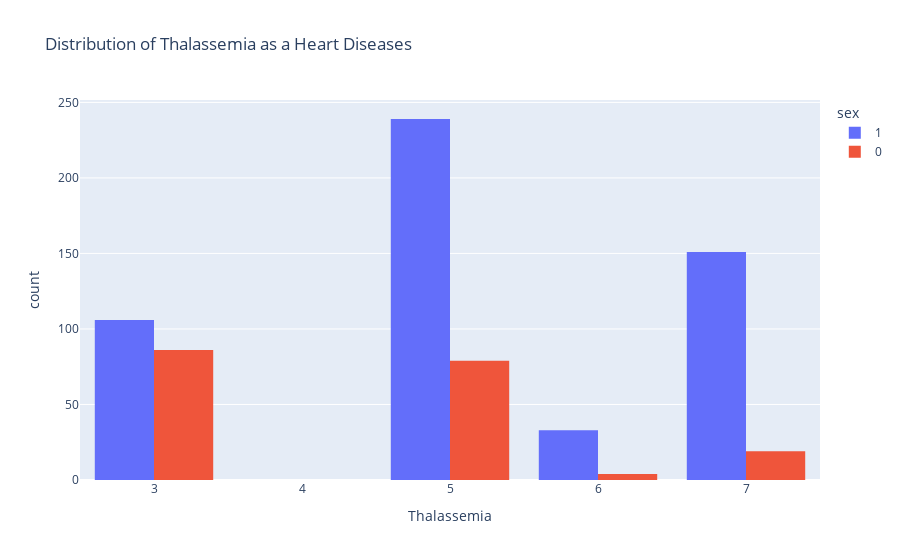

This figure's notebook cell:
### Markdown cell above
### 9_2) Shows the Distribution of Heart Diseases with respect to Male and Female Gender

### Code cell
fig=px.histogram(Main_dataSet, 
                 x="Thalassemia",
                 color="sex",
                 hover_data=Main_dataSet.columns,
                 title="Distribution of Thalassemia as a Heart Diseases",
                 barmode="group")
fig.show()

### Figure 1 — Plotly figure (JSON) as saved in the notebook; plotly's stock layout.template omitted (floating-point values rounded to 4 significant figures; data arrays with more than 128 entries replaced by an {"elided": "..."} marker saying what was removed)
{"data": [{"alignmentgroup": "True", "bingroup": "x", "hovertemplate": "sex=1<br>Thalassemia=%{x}<br>count=%{y}<extra></extra>", "legendgroup": "1", "marker": {"color": "#636efa", "pattern": {"shape": ""}}, "name": "1", "offsetgroup": "1", "orientation": "v", "showlegend": true, "type": "histogram", "x": {"elided": "529 int values"}, "xaxis": "x", "yaxis": "y"}, {"alignmentgroup": "True", "bingroup": "x", "hovertemplate": "sex=0<br>Thalassemia=%{x}<br>count=%{y}<extra></extra>", "legendgroup": "0", "marker": {"color": "#EF553B", "pattern": {"shape": ""}}, "name": "0", "offsetgroup": "0", "orientation": "v", "showlegend": true, "type": "histogram", "x": {"elided": "188 int values"}, "xaxis": "x", "yaxis": "y"}], "layout": {"barmode": "group", "legend": {"title": {"text": "sex"}, "tracegroupgap": 0}, "title": {"text": "Distribution of Thalassemia as a Heart Diseases"}, "xaxis": {"anchor": "y", "domain": [0, 1], "title": {"text": "Thalassemia"}}, "yaxis": {"anchor": "x", "domain": [0, 1], "title": {"text": "count"}}}}
